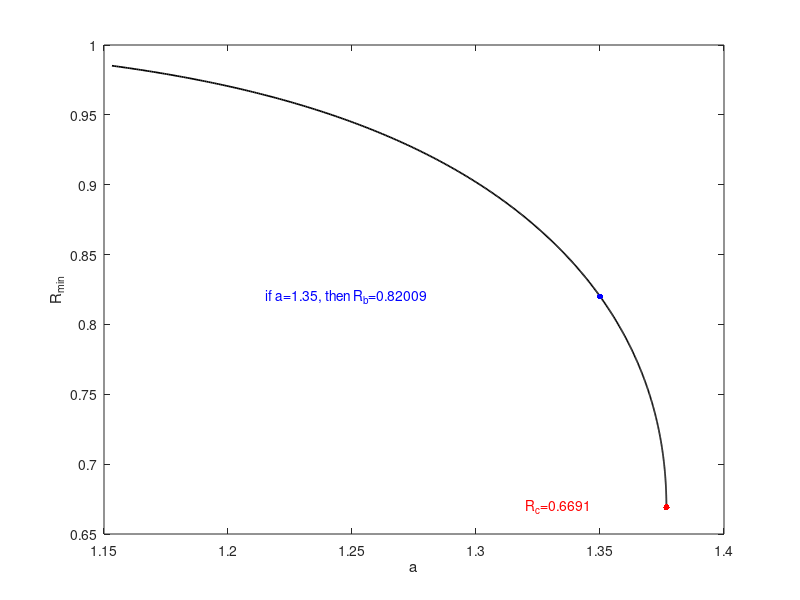

Write the MATLAB code that produced this figure.
% Reed Ogrosky

% Set a value to find R_b for.  
avaltouse=1.35;
% Load data.  This data is for Bo=1, that's all we'll need for now.
load('avec_Bo1_TWFamily.mat');
load('Rminvec_Bo1_TWFamily.mat');
% Find a-values closest to avaltouse and interpolate
for jj=1:length(avec)-1
    if avec(jj+1)>avaltouse && avec(jj)<avaltouse
        break
    end
end
if jj<length(avec)-1
    Rmintouse=Rminvec(jj)+(Rminvec(jj+1)-Rminvec(jj))/(avec(jj+1)-avec(jj))*(avaltouse-avec(jj));
else
    Rmintouse=NaN;
end


% Make figure showing min of R
% If avaltouse>a_c (approx 1.377), then Rmintouse will be NaN
figure;
plot(avec,Rminvec,'k','Linewidth',1.25);
hold on;
plot(avec(592),Rminvec(592),'r.','Markersize',14);
plot(avaltouse,Rmintouse,'b.','Markersize',14);
text(avaltouse-0.135,Rmintouse,strcat(['if a=',num2str(avaltouse),', then R_b=',num2str(Rmintouse)]),'Color','blue');
text(1.32,0.67,'R_c=0.6691','Color','red');
xlabel('a');
ylabel('R_{min}');
